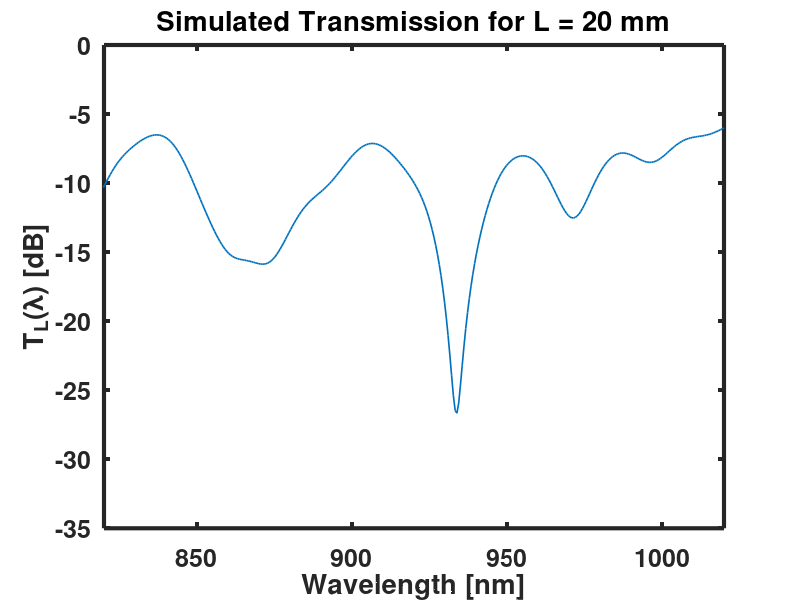

This chart was generated by the following MATLAB code:
clc
clear all
close all

lambda   = linspace(450e-9, 1020e-9, 1000);
k0       = (2*pi)./lambda;
M        = 50;

L        = 20e-3;

a_mmf    = 25e-6;
a_NCF    = 62.5e-6;

Ncore_NCF = 1.4510;
Next_NCF  = 1;
ncore_MMF = 1.4512;
ncld_MMF  = 1.4316;

V_NCF = (2*pi./lambda) * a_NCF * sqrt(Ncore_NCF^2 - Next_NCF^2);
V_MMF = (2*pi./lambda) * a_mmf * sqrt(ncore_MMF^2 - ncld_MMF^2);

m_idx     = (1:M);
u_0m_vals = (m_idx - 0.25)*pi;
for it = 1:8
    u_0m_vals = u_0m_vals + besselj(0, u_0m_vals)./besselj(1, u_0m_vals);
end

w_s = a_mmf * ((2./V_MMF).^0.5 + 0.23*(V_MMF.^-1.5) + 18.01*(V_MMF.^-6));

TL_lambda = zeros(size(lambda));
for m = 1:M
    u_0m = u_0m_vals(m);
    numerator   = 2 .* (w_s./a_NCF).^2 .* exp( -((w_s./a_NCF).^2) .* (u_0m^2/2) );
    denominator = besselj(1, u_0m)^2;
    eta_0m = numerator ./ denominator;
    beta_0m = sqrt( k0.^2 * Ncore_NCF^2 - (u_0m^2 ./ a_NCF^2) );
    TL_lambda = TL_lambda + eta_0m .* exp(1i * beta_0m * L);
end

TL_lambda = 10 * log10( abs(TL_lambda).^2 );

figure;
plot(lambda*1e9, TL_lambda, 'LineWidth', 1.2);
xlim([820 1020])
xlabel('Wavelength [nm]', 'FontSize', 18, 'FontWeight', 'bold');
ylabel('T_L(\lambda) [dB]', 'FontSize', 18, 'FontWeight', 'bold');
title(['Simulated Transmission for L = ', num2str(L*1e3), ' mm'], ...
      'FontSize', 18, 'FontWeight', 'bold');
set(gca, 'FontSize', 18, 'FontWeight', 'bold', 'LineWidth', 3);
box on;
grid off;
